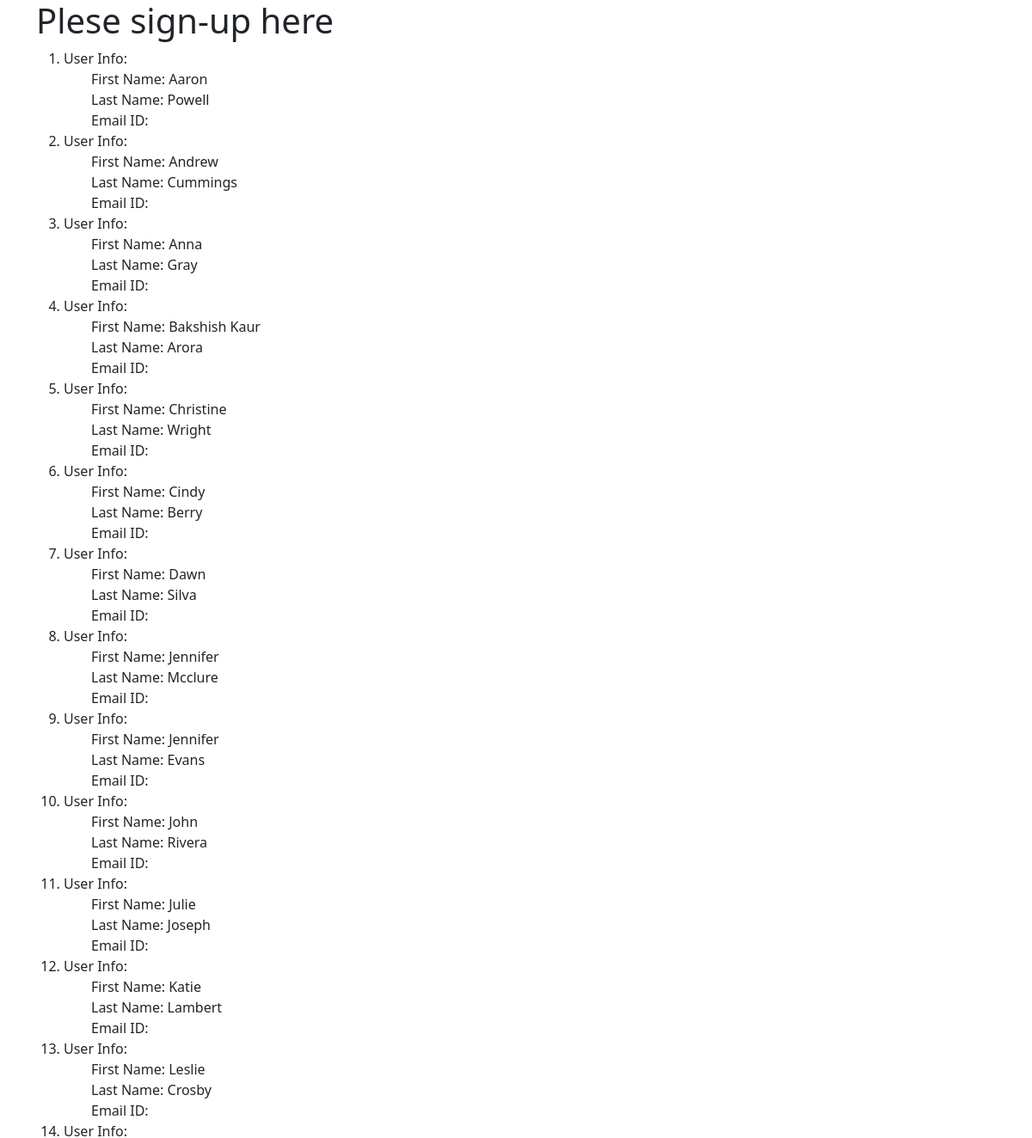
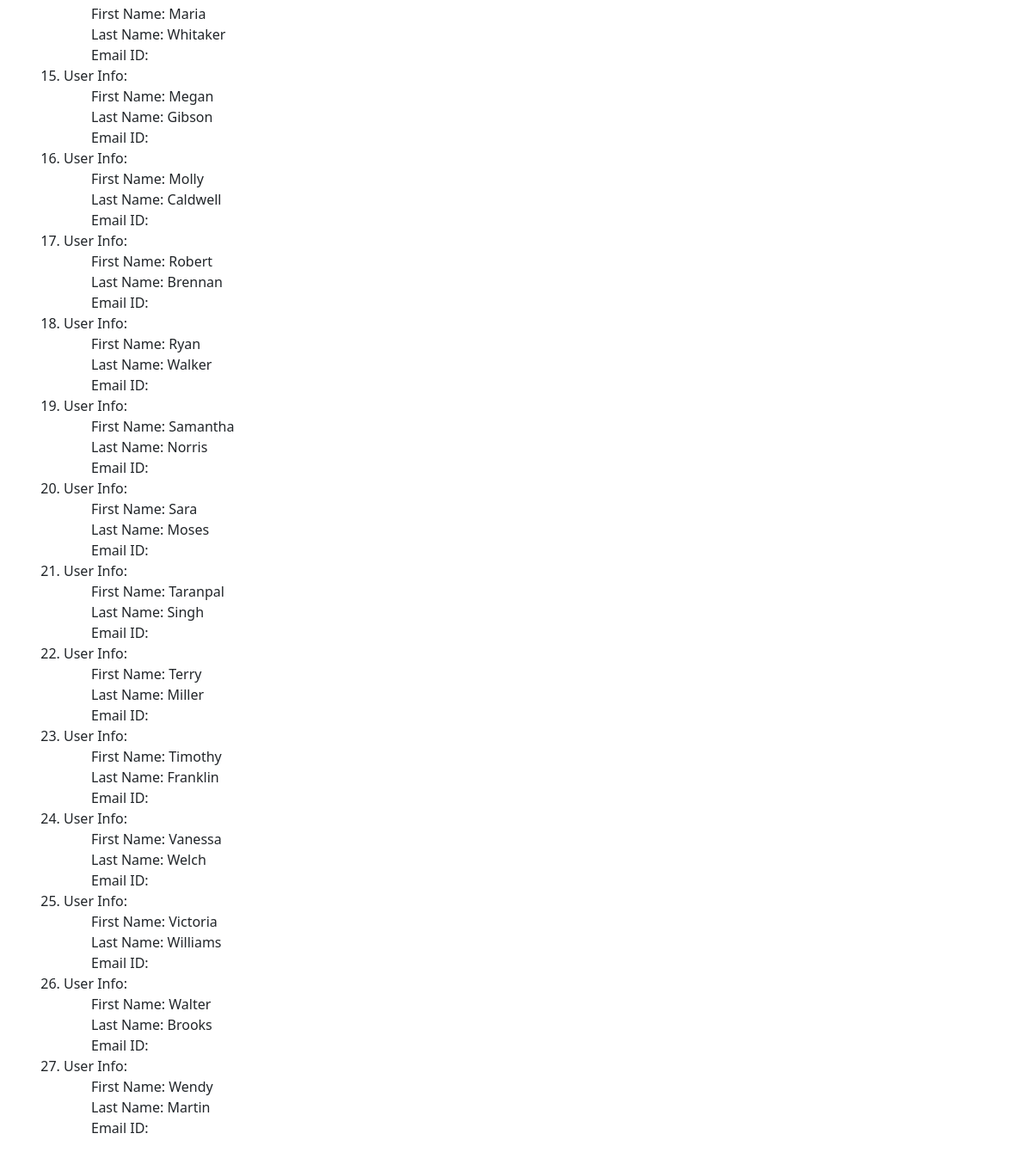
/users/, run on the app's committed database (2 pictures, top to bottom).
### AppTwo/models.py (models this page shows)
class User_Table(models.Model):
    first_name = models.CharField(max_length=254)
    last_name = models.CharField(max_length=254)
    email = models.EmailField(unique=True)

### AppTwo/views.py (the view)
# urls.py: path('', views.users, name="users"),
def users(request):
    user_list = User_Table.objects.order_by('first_name')
    user_dict = {'users_info': user_list}
    return render(request, "users.html", context= user_dict)

### templates/users.html (shortened to what this page needs)
<!doctype html>
<html lang="en">
<head>
    <link href="https://cdn.jsdelivr.net/npm/bootstrap@5.0.2/dist/css/bootstrap.min.css" rel="stylesheet">
</head>
<body>
<div class="container">
    <div class="jumbotron">
<h1>Plese sign-up here </h1>
{% if users_info %}
<ol>
    {% for user in users_info %}
    <li>User Info:</li>
    <ul>First Name: {{user.first_name}}</ul>
    <ul>Last Name: {{user.last_name}}</ul>
    <ul>Email ID: {{user.email}}</ul>
    {% endfor %}
</ol>
{%else%}
<p> No users found</p>
{% endif %}
        </div>
    </div>
</body>
</html>

### data on the page
User_Table: first_name "Aaron", last_name "Powell"
User_Table: first_name "Andrew", last_name "Cummings"
User_Table: first_name "Anna", last_name "Gray"
User_Table: first_name "Bakshish Kaur", last_name "Arora"
User_Table: first_name "Christine", last_name "Wright"
User_Table: first_name "Cindy", last_name "Berry"
User_Table: first_name "Dawn", last_name "Silva"
User_Table: first_name "Jennifer", last_name "Mcclure"
User_Table: first_name "Jennifer", last_name "Evans"
User_Table: first_name "John", last_name "Rivera"
User_Table: first_name "Julie", last_name "Joseph"
User_Table: first_name "Katie", last_name "Lambert"
User_Table: first_name "Leslie", last_name "Crosby"
User_Table: first_name "Maria", last_name "Whitaker"
User_Table: first_name "Megan", last_name "Gibson"
User_Table: first_name "Molly", last_name "Caldwell"
User_Table: first_name "Robert", last_name "Brennan"
User_Table: first_name "Ryan", last_name "Walker"
User_Table: first_name "Samantha", last_name "Norris"
User_Table: first_name "Sara", last_name "Moses"
User_Table: first_name "Taranpal", last_name "Singh"
User_Table: first_name "Terry", last_name "Miller"
User_Table: first_name "Timothy", last_name "Franklin"
User_Table: first_name "Vanessa", last_name "Welch"
User_Table: first_name "Victoria", last_name "Williams"
User_Table: first_name "Walter", last_name "Brooks"
User_Table: first_name "Wendy", last_name "Martin"
